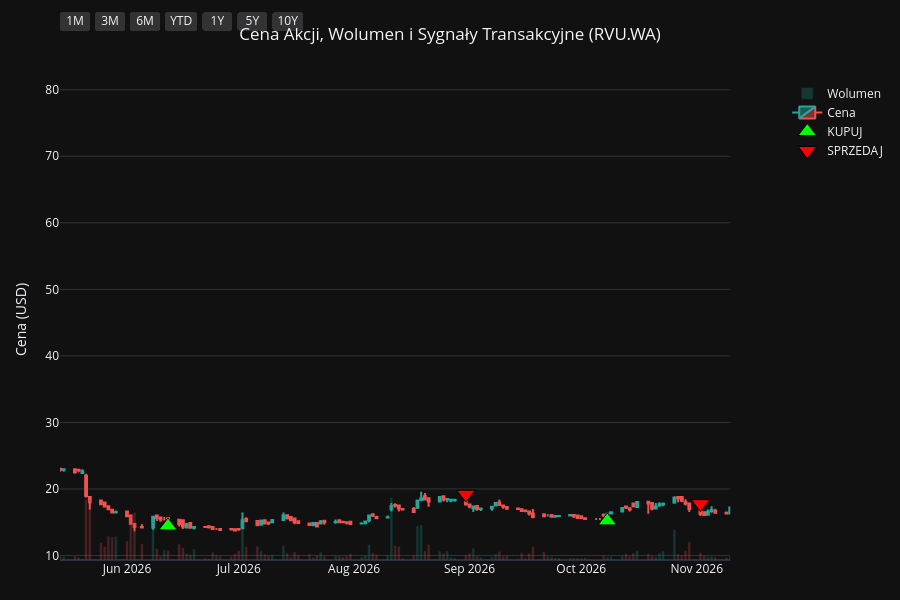
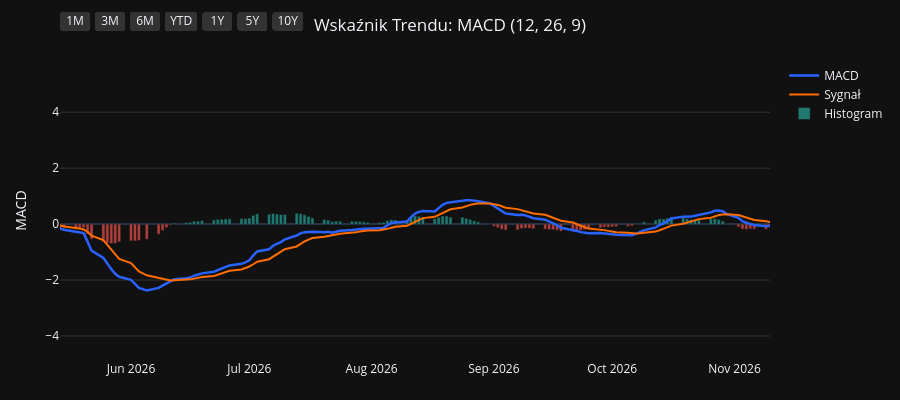
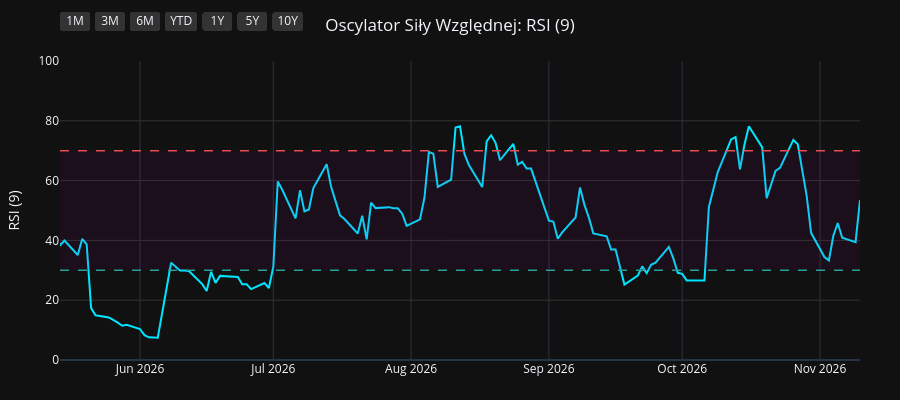
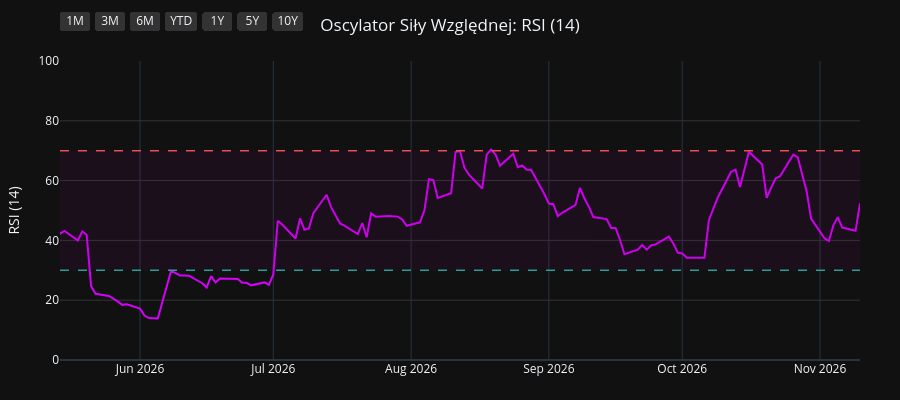

The cell these charts' notebook holds for them, in order:
### Code cell
import os
import yfinance as yf
import pandas as pd
import pandas_ta as ta
import plotly.graph_objects as go
from plotly.subplots import make_subplots

# 1. Pobranie i przygotowanie danych
symbol = os.environ.get("STOCK_TICKER", "").strip().upper()
if not symbol:
    raise RuntimeError("Set STOCK_TICKER before running price_extractor.ipynb")
df = yf.Ticker(symbol).history(period="10y")
df.index = df.index.tz_localize(None)

# Wskaźniki i sygnały
df.ta.macd(fast=12, slow=26, signal=9, append=True)
df.ta.rsi(length=9, append=True)
df.ta.rsi(length=14, append=True)
df.ta.rsi(length=21, append=True)
df.dropna(inplace=True)

macd = df['MACD_12_26_9']
signal = df['MACDs_12_26_9']
wczorajszy_macd = macd.shift(1)
wczorajszy_signal = signal.shift(1)

df['Decyzja'] = 'BRAK'
df.loc[(macd > signal) & (wczorajszy_macd <= wczorajszy_signal), 'Decyzja'] = 'KUPUJ'
df.loc[(macd < signal) & (wczorajszy_macd >= wczorajszy_signal), 'Decyzja'] = 'SPRZEDAJ'

df_kupuj = df[df['Decyzja'] == 'KUPUJ']
df_sprzedaj = df[df['Decyzja'] == 'SPRZEDAJ']
df_dywidendy = df[df['Dividends'] > 0]
df_splity = df[df['Stock Splits'] > 0]

# Wspólna konfiguracja osi X
konfiguracja_osi_x = dict(
    type="date",
    showspikes=True, spikemode="across", spikesnap="cursor", spikedash="dot", spikecolor="#ffffff", spikethickness=1, hoverformat="%Y-%m-%d",
    rangeselector=dict(
        buttons=list([
            dict(count=1, label="1M", step="month", stepmode="backward"),
            dict(count=3, label="3M", step="month", stepmode="backward"),
            dict(count=6, label="6M", step="month", stepmode="backward"),
            dict(count=1, label="YTD", step="year", stepmode="todate"),
            dict(count=1, label="1Y", step="year", stepmode="backward"),
            dict(count=5, label="5Y", step="year", stepmode="backward"),
            dict(step="all", label="10Y")
        ]),
        bgcolor="#333333", activecolor="#2962ff", x=0, y=1.1
    )
)

# ==========================================
# WYKRES 1: CENA + WOLUMEN + SYGNAŁY
# ==========================================
fig1 = make_subplots(specs=[[{"secondary_y": True}]])

kolory_wolumenu = ['#26a69a' if row['Close'] >= row['Open'] else '#ef5350' for index, row in df.iterrows()]
fig1.add_trace(go.Bar(x=df.index, y=df['Volume'], marker_color=kolory_wolumenu, opacity=0.25, name='Wolumen'), secondary_y=True)
fig1.add_trace(go.Candlestick(x=df.index, open=df['Open'], high=df['High'], low=df['Low'], close=df['Close'], name='Cena', increasing_line_color='#26a69a', decreasing_line_color='#ef5350'), secondary_y=False)
fig1.add_trace(go.Scatter(x=df_kupuj.index, y=df_kupuj['Low'] * 0.95, customdata=df_kupuj[['Low', 'High']], mode='markers', marker=dict(symbol='triangle-up', size=16, color='#00ff00', line=dict(width=1, color='black')), name='KUPUJ', hovertemplate='KUPUJ<br>Najniższa: %{customdata[0]:.2f}<br>Najwyższa: %{customdata[1]:.2f}<extra></extra>'), secondary_y=False)
fig1.add_trace(go.Scatter(x=df_sprzedaj.index, y=df_sprzedaj['High'] * 1.05, customdata=df_sprzedaj[['Low', 'High']], mode='markers', marker=dict(symbol='triangle-down', size=16, color='#ff0000', line=dict(width=1, color='black')), name='SPRZEDAJ', hovertemplate='SPRZEDAJ<br>Najniższa: %{customdata[0]:.2f}<br>Najwyższa: %{customdata[1]:.2f}<extra></extra>'), secondary_y=False)

if not df_dywidendy.empty:
    fig1.add_trace(go.Scatter(x=df_dywidendy.index, y=df_dywidendy['Low'] * 0.90, mode='markers+text', marker=dict(symbol='circle', size=12, color='#29b6f6', line=dict(width=1, color='white')), text=df_dywidendy['Dividends'].apply(lambda x: f"{x}$"), textposition="bottom center", name='Dywidenda', showlegend=False, hovertemplate='Dywidenda: %{text}<extra></extra>', textfont=dict(color="#29b6f6")), secondary_y=False)
if not df_splity.empty:
                    fig1.add_trace(go.Scatter(x=df_splity.index, y=df_splity['High'], mode='markers+text', marker=dict(symbol='star', size=16, color='#ffee58', line=dict(width=1, color='black')), text=df_splity['Stock Splits'].apply(lambda x: f"{x:g}:1" if x >= 1 else f"1:{1 / x:g}"), textposition="top center", name='Split', hovertemplate='%{text}<extra></extra>', textfont=dict(color="#ffee58")), secondary_y=False)

fig1.update_layout(title=dict(text=f"Cena Akcji, Wolumen i Sygnały Transakcyjne ({symbol})", x=0.5, xanchor='center'), dragmode='pan', xaxis_rangeslider_visible=False, template='plotly_dark', height=600, hovermode='x unified', margin=dict(l=60, r=40, t=60, b=40))
fig1.update_xaxes(**konfiguracja_osi_x)
fig1.update_xaxes(range=[df.index.max() - pd.Timedelta(days=180), df.index.max()])
fig1.update_yaxes(title_text="Cena (USD)", secondary_y=False, gridcolor='#333333')
fig1.update_yaxes(range=[0, df['Volume'].max() * 4], showgrid=False, showticklabels=False, secondary_y=True)
fig1.show(config={'scrollZoom': True})

# ==========================================
# WYKRES 2: WSKAŹNIK MACD
# ==========================================
fig2 = go.Figure()
fig2.add_trace(go.Scatter(x=df.index, y=df['MACD_12_26_9'], line=dict(color='#2962ff', width=2.5), name='MACD'))
fig2.add_trace(go.Scatter(x=df.index, y=df['MACDs_12_26_9'], line=dict(color='#ff6d00', width=2), name='Sygnał'))
kolory_macd = ['#26a69a' if val >= 0 else '#ef5350' for val in df['MACDh_12_26_9']]
fig2.add_trace(go.Bar(x=df.index, y=df['MACDh_12_26_9'], marker_color=kolory_macd, name='Histogram', opacity=0.7))
fig2.update_layout(title=dict(text="Wskaźnik Trendu: MACD (12, 26, 9)", x=0.5, xanchor='center'), dragmode='pan', xaxis_rangeslider_visible=False, template='plotly_dark', height=400, hovermode='x unified', margin=dict(l=60, r=40, t=60, b=40))
fig2.update_xaxes(**konfiguracja_osi_x)
fig2.update_xaxes(range=[df.index.max() - pd.Timedelta(days=180), df.index.max()])
fig2.update_yaxes(title_text="MACD", gridcolor='#333333')
fig2.show(config={'scrollZoom': True})

# ==========================================
# WYKRES 3: OSCYLATOR RSI (9)
# ==========================================
fig3 = go.Figure()
fig3.add_trace(go.Scatter(x=df.index, y=df['RSI_9'], line=dict(color='#00e5ff', width=2), name='RSI (9)'))
fig3.add_hline(y=70, line_dash="dash", line_color="#ef5350", line_width=1.5)
fig3.add_hline(y=30, line_dash="dash", line_color="#26a69a", line_width=1.5)
fig3.add_hrect(y0=30, y1=70, line_width=0, fillcolor="purple", opacity=0.1)
fig3.update_layout(title=dict(text="Oscylator Siły Względnej: RSI (9)", x=0.5, xanchor='center'), dragmode='pan', xaxis_rangeslider_visible=False, template='plotly_dark', height=400, hovermode='x unified', margin=dict(l=60, r=40, t=60, b=40))
fig3.update_xaxes(**konfiguracja_osi_x)
fig3.update_xaxes(range=[df.index.max() - pd.Timedelta(days=180), df.index.max()])
fig3.update_yaxes(title_text="RSI (9)", range=[0, 100], gridcolor='#333333')
fig3.show(config={'scrollZoom': True})

# ==========================================
# WYKRES 4: OSCYLATOR RSI (14)
# ==========================================
fig4 = go.Figure()
fig4.add_trace(go.Scatter(x=df.index, y=df['RSI_14'], line=dict(color='#d500f9', width=2), name='RSI (14)'))
fig4.add_hline(y=70, line_dash="dash", line_color="#ef5350", line_width=1.5)
fig4.add_hline(y=30, line_dash="dash", line_color="#26a69a", line_width=1.5)
fig4.add_hrect(y0=30, y1=70, line_width=0, fillcolor="purple", opacity=0.1)
fig4.update_layout(title=dict(text="Oscylator Siły Względnej: RSI (14)", x=0.5, xanchor='center'), dragmode='pan', xaxis_rangeslider_visible=False, template='plotly_dark', height=400, hovermode='x unified', margin=dict(l=60, r=40, t=60, b=40))
fig4.update_xaxes(**konfiguracja_osi_x)
fig4.update_xaxes(range=[df.index.max() - pd.Timedelta(days=180), df.index.max()])
fig4.update_yaxes(title_text="RSI (14)", range=[0, 100], gridcolor='#333333')
fig4.show(config={'scrollZoom': True})

# ==========================================
# WYKRES 5: OSCYLATOR RSI (21)
# ==========================================
fig5 = go.Figure()
fig5.add_trace(go.Scatter(x=df.index, y=df['RSI_21'], line=dict(color='#64dd17', width=2), name='RSI (21)'))
fig5.add_hline(y=70, line_dash="dash", line_color="#ef5350", line_width=1.5)
fig5.add_hline(y=30, line_dash="dash", line_color="#26a69a", line_width=1.5)
fig5.add_hrect(y0=30, y1=70, line_width=0, fillcolor="purple", opacity=0.1)
fig5.update_layout(title=dict(text="Oscylator Siły Względnej: RSI (21)", x=0.5, xanchor='center'), dragmode='pan', xaxis_rangeslider_visible=False, template='plotly_dark', height=400, hovermode='x unified', margin=dict(l=60, r=40, t=60, b=40))
fig5.update_xaxes(**konfiguracja_osi_x)
fig5.update_xaxes(range=[df.index.max() - pd.Timedelta(days=180), df.index.max()])
fig5.update_yaxes(title_text="RSI (21)", range=[0, 100], gridcolor='#333333')
fig5.show(config={'scrollZoom': True})

### Figure 1 — Plotly figure (JSON) as saved in the notebook; plotly's stock layout.template omitted (floating-point values rounded to 4 significant figures; data arrays with more than 128 entries replaced by an {"elided": "..."} marker saying what was removed)
{"data": [{"marker": {"color": {"elided": "2506 str values"}}, "name": "Wolumen", "opacity": 0.25, "type": "bar", "x": {"elided": "2506 str values"}, "xaxis": "x", "y": {"elided": "2506 int values"}, "yaxis": "y2"}, {"close": {"elided": "2506 float values"}, "decreasing": {"line": {"color": "#ef5350"}}, "high": {"elided": "2506 float values"}, "increasing": {"line": {"color": "#26a69a"}}, "low": {"elided": "2506 float values"}, "name": "Cena", "open": {"elided": "2506 float values"}, "type": "candlestick", "x": {"elided": "2506 str values"}, "xaxis": "x", "yaxis": "y"}, {"customdata": {"elided": "81x2 float values"}, "hovertemplate": "KUPUJ<br>Najniższa: %{customdata[0]:.2f}<br>Najwyższa: %{customdata[1]:.2f}<extra></extra>", "marker": {"color": "#00ff00", "line": {"color": "black", "width": 1}, "size": 16, "symbol": "triangle-up"}, "mode": "markers", "name": "KUPUJ", "type": "scatter", "x": ["2017-01-23T00:00:00", "2017-03-17T00:00:00", "2017-04-21T00:00:00", "2017-06-05T00:00:00", "2017-08-10T00:00:00", "2017-08-24T00:00:00", "2017-11-06T00:00:00", "2017-12-29T00:00:00", "2018-01-08T00:00:00", "2018-02-15T00:00:00", "2018-03-28T00:00:00", "2018-04-17T00:00:00", "2018-06-04T00:00:00", "2018-06-28T00:00:00", "2018-07-23T00:00:00", "2018-08-30T00:00:00", "2018-09-19T00:00:00", "2018-12-07T00:00:00", "2019-01-16T00:00:00", "2019-03-12T00:00:00", "2019-06-18T00:00:00", "2019-09-02T00:00:00", "2019-12-04T00:00:00", "2020-01-02T00:00:00", "2020-03-24T00:00:00", "2020-05-29T00:00:00", "2020-06-19T00:00:00", "2020-07-28T00:00:00", "2020-09-11T00:00:00", "2020-09-30T00:00:00", "2020-10-13T00:00:00", "2020-11-06T00:00:00", "2020-12-23T00:00:00", "2021-02-15T00:00:00", "2021-03-03T00:00:00", "2021-03-09T00:00:00", "2021-05-13T00:00:00", "2021-06-28T00:00:00", "2021-08-11T00:00:00", "2021-09-21T00:00:00", "2021-10-25T00:00:00", "2021-12-02T00:00:00", "2021-12-30T00:00:00", "2022-02-08T00:00:00", "2022-03-03T00:00:00", "2022-03-10T00:00:00", "2022-05-25T00:00:00", "2022-06-29T00:00:00", "2022-08-05T00:00:00", "2022-09-16T00:00:00", "2022-09-28T00:00:00", "2022-11-28T00:00:00", "2023-01-12T00:00:00", "2023-02-16T00:00:00", "2023-05-10T00:00:00", "2023-06-09T00:00:00", "2023-08-30T00:00:00", "2023-10-17T00:00:00", "2023-11-20T00:00:00", "2024-01-19T00:00:00", "2024-02-01T00:00:00", "2024-05-07T00:00:00", "2024-07-09T00:00:00", "2024-07-22T00:00:00", "2024-08-08T00:00:00", "2024-08-30T00:00:00", "2024-09-11T00:00:00", "2024-11-13T00:00:00", "2025-01-28T00:00:00", "2025-02-04T00:00:00", "2025-03-17T00:00:00", "2025-05-12T00:00:00", "2025-06-25T00:00:00", "2025-09-11T00:00:00", "2025-09-29T00:00:00", "2025-11-13T00:00:00", "2026-01-05T00:00:00", "2026-02-17T00:00:00", "2026-04-01T00:00:00", "2026-06-12T00:00:00", "2026-10-08T00:00:00"], "xaxis": "x", "y": [18.42, 21.92, 37.72, 37.72, 32.55, 29.15, 26.33, 34.44, 35.69, 37.82, 36.63, 36.94, 34.69, 33.37, 34.75, 34.44, 31.93, 29.43, 32.5, 35.0, 35.06, 35.69, 41.23, 42.75, 34.2, 57.19, 63.65, 65.55, 57.0, 56.05, 56.24, 49.78, 44.08, 48.07, 47.5, 47.69, 47.02, 56.05, 53.29, 56.33, 53.77, 59.28, 57.95, 50.73, 42.27, 41.99, 29.07, 21.23, 35.62, 31.49, 30.88, 39.28, 53.58, 52.25, 52.44, 55.96, 54.24, 62.51, 54.15, 53.29, 52.25, 48.45, 47.97, 46.79, 47.69, 49.31, 48.64, 40.99, 28.17, 25.37, 18.9, 32.02, 29.07, 26.65, 25.55, 22.94, 25.7, 23.65, 21.14, 14.44, 15.2], "yaxis": "y"}, {"customdata": {"elided": "82x2 float values"}, "hovertemplate": "SPRZEDAJ<br>Najniższa: %{customdata[0]:.2f}<br>Najwyższa: %{customdata[1]:.2f}<extra></extra>", "marker": {"color": "#ff0000", "line": {"color": "black", "width": 1}, "size": 16, "symbol": "triangle-down"}, "mode": "markers", "name": "SPRZEDAJ", "type": "scatter", "x": ["2017-01-12T00:00:00", "2017-02-08T00:00:00", "2017-04-10T00:00:00", "2017-04-25T00:00:00", "2017-06-22T00:00:00", "2017-08-21T00:00:00", "2017-10-09T00:00:00", "2017-12-12T00:00:00", "2018-01-04T00:00:00", "2018-01-17T00:00:00", "2018-03-02T00:00:00", "2018-04-09T00:00:00", "2018-05-08T00:00:00", "2018-06-15T00:00:00", "2018-07-13T00:00:00", "2018-08-09T00:00:00", "2018-09-03T00:00:00", "2018-10-16T00:00:00", "2019-01-09T00:00:00", "2019-02-11T00:00:00", "2019-04-18T00:00:00", "2019-08-06T00:00:00", "2019-10-28T00:00:00", "2019-12-30T00:00:00", "2020-01-24T00:00:00", "2020-05-11T00:00:00", "2020-06-12T00:00:00", "2020-06-30T00:00:00", "2020-08-06T00:00:00", "2020-09-29T00:00:00", "2020-10-09T00:00:00", "2020-10-21T00:00:00", "2020-12-03T00:00:00", "2021-01-25T00:00:00", "2021-02-18T00:00:00", "2021-03-08T00:00:00", "2021-04-12T00:00:00", "2021-06-18T00:00:00", "2021-07-09T00:00:00", "2021-09-03T00:00:00", "2021-09-28T00:00:00", "2021-11-19T00:00:00", "2021-12-08T00:00:00", "2022-01-14T00:00:00", "2022-02-15T00:00:00", "2022-03-04T00:00:00", "2022-04-11T00:00:00", "2022-06-14T00:00:00", "2022-07-29T00:00:00", "2022-08-19T00:00:00", "2022-09-23T00:00:00", "2022-11-15T00:00:00", "2022-12-16T00:00:00", "2023-01-24T00:00:00", "2023-03-10T00:00:00", "2023-05-30T00:00:00", "2023-06-27T00:00:00", "2023-09-27T00:00:00", "2023-10-24T00:00:00", "2023-12-27T00:00:00", "2024-01-29T00:00:00", "2024-02-22T00:00:00", "2024-06-07T00:00:00", "2024-07-18T00:00:00", "2024-08-06T00:00:00", "2024-08-26T00:00:00", "2024-09-04T00:00:00", "2024-09-26T00:00:00", "2024-12-12T00:00:00", "2025-01-31T00:00:00", "2025-02-25T00:00:00", "2025-05-08T00:00:00", "2025-05-14T00:00:00", "2025-07-09T00:00:00", "2025-09-26T00:00:00", "2025-10-13T00:00:00", "2025-12-11T00:00:00", "2026-01-19T00:00:00", "2026-03-11T00:00:00", "2026-04-27T00:00:00", "2026-08-31T00:00:00", "2026-11-02T00:00:00"], "xaxis": "x", "y": [19.58, 23.46, 38.06, 42.48, 46.37, 35.16, 34.6, 37.37, 40.14, 41.52, 42.15, 41.04, 40.62, 38.41, 37.99, 40.14, 39.1, 38.27, 36.33, 39.93, 44.84, 42.49, 51.45, 47.35, 52.92, 61.53, 66.15, 75.39, 74.76, 61.95, 63.0, 66.15, 54.18, 58.8, 53.55, 53.55, 56.7, 60.27, 66.89, 63.0, 62.26, 63.95, 64.05, 65.0, 54.6, 48.25, 47.93, 28.35, 35.6, 42.0, 34.6, 43.47, 59.22, 61.11, 64.89, 61.32, 63.42, 66.78, 70.25, 63.84, 57.85, 62.05, 57.23, 51.98, 53.55, 54.6, 54.81, 57.75, 52.5, 30.24, 27.25, 34.12, 36.54, 32.55, 28.77, 27.98, 28.35, 29.35, 26.99, 25.2, 19.21, 17.79], "yaxis": "y"}], "layout": {"dragmode": "pan", "height": 600, "hovermode": "x unified", "margin": {"b": 40, "l": 60, "r": 40, "t": 60}, "title": {"text": "Cena Akcji, Wolumen i Sygnały Transakcyjne (RVU.WA)", "x": 0.5, "xanchor": "center"}, "xaxis": {"anchor": "y", "domain": [0.0, 0.94], "hoverformat": "%Y-%m-%d", "range": ["2026-05-14T00:00:00", "2026-11-10T00:00:00"], "rangeselector": {"activecolor": "#2962ff", "bgcolor": "#333333", "buttons": [{"count": 1, "label": "1M", "step": "month", "stepmode": "backward"}, {"count": 3, "label": "3M", "step": "month", "stepmode": "backward"}, {"count": 6, "label": "6M", "step": "month", "stepmode": "backward"}, {"count": 1, "label": "YTD", "step": "year", "stepmode": "todate"}, {"count": 1, "label": "1Y", "step": "year", "stepmode": "backward"}, {"count": 5, "label": "5Y", "step": "year", "stepmode": "backward"}, {"label": "10Y", "step": "all"}], "x": 0, "y": 1.1}, "rangeslider": {"visible": false}, "showspikes": true, "spikecolor": "#ffffff", "spikedash": "dot", "spikemode": "across", "spikesnap": "cursor", "spikethickness": 1, "type": "date"}, "yaxis": {"anchor": "x", "domain": [0.0, 1.0], "gridcolor": "#333333", "title": {"text": "Cena (USD)"}}, "yaxis2": {"anchor": "x", "overlaying": "y", "range": [0, 1977624], "showgrid": false, "showticklabels": false, "side": "right"}}}

### Figure 2 — Plotly figure (JSON) as saved in the notebook; plotly's stock layout.template omitted (floating-point values rounded to 4 significant figures; data arrays with more than 128 entries replaced by an {"elided": "..."} marker saying what was removed)
{"data": [{"line": {"color": "#2962ff", "width": 2.5}, "name": "MACD", "type": "scatter", "x": {"elided": "2506 str values"}, "y": {"elided": "2506 float values"}}, {"line": {"color": "#ff6d00", "width": 2}, "name": "Sygnał", "type": "scatter", "x": {"elided": "2506 str values"}, "y": {"elided": "2506 float values"}}, {"marker": {"color": {"elided": "2506 str values"}}, "name": "Histogram", "opacity": 0.7, "type": "bar", "x": {"elided": "2506 str values"}, "y": {"elided": "2506 float values"}}], "layout": {"dragmode": "pan", "height": 400, "hovermode": "x unified", "margin": {"b": 40, "l": 60, "r": 40, "t": 60}, "title": {"text": "Wskaźnik Trendu: MACD (12, 26, 9)", "x": 0.5, "xanchor": "center"}, "xaxis": {"hoverformat": "%Y-%m-%d", "range": ["2026-05-14T00:00:00", "2026-11-10T00:00:00"], "rangeselector": {"activecolor": "#2962ff", "bgcolor": "#333333", "buttons": [{"count": 1, "label": "1M", "step": "month", "stepmode": "backward"}, {"count": 3, "label": "3M", "step": "month", "stepmode": "backward"}, {"count": 6, "label": "6M", "step": "month", "stepmode": "backward"}, {"count": 1, "label": "YTD", "step": "year", "stepmode": "todate"}, {"count": 1, "label": "1Y", "step": "year", "stepmode": "backward"}, {"count": 5, "label": "5Y", "step": "year", "stepmode": "backward"}, {"label": "10Y", "step": "all"}], "x": 0, "y": 1.1}, "rangeslider": {"visible": false}, "showspikes": true, "spikecolor": "#ffffff", "spikedash": "dot", "spikemode": "across", "spikesnap": "cursor", "spikethickness": 1, "type": "date"}, "yaxis": {"gridcolor": "#333333", "title": {"text": "MACD"}}}}

### Figure 3 — Plotly figure (JSON) as saved in the notebook; plotly's stock layout.template omitted (floating-point values rounded to 4 significant figures; data arrays with more than 128 entries replaced by an {"elided": "..."} marker saying what was removed)
{"data": [{"line": {"color": "#00e5ff", "width": 2}, "name": "RSI (9)", "type": "scatter", "x": {"elided": "2506 str values"}, "y": {"elided": "2506 float values"}}], "layout": {"dragmode": "pan", "height": 400, "hovermode": "x unified", "margin": {"b": 40, "l": 60, "r": 40, "t": 60}, "shapes": [{"line": {"color": "#ef5350", "dash": "dash", "width": 1.5}, "type": "line", "x0": 0, "x1": 1, "xref": "x domain", "y0": 70, "y1": 70, "yref": "y"}, {"line": {"color": "#26a69a", "dash": "dash", "width": 1.5}, "type": "line", "x0": 0, "x1": 1, "xref": "x domain", "y0": 30, "y1": 30, "yref": "y"}, {"fillcolor": "purple", "line": {"width": 0}, "opacity": 0.1, "type": "rect", "x0": 0, "x1": 1, "xref": "x domain", "y0": 30, "y1": 70, "yref": "y"}], "title": {"text": "Oscylator Siły Względnej: RSI (9)", "x": 0.5, "xanchor": "center"}, "xaxis": {"hoverformat": "%Y-%m-%d", "range": ["2026-05-14T00:00:00", "2026-11-10T00:00:00"], "rangeselector": {"activecolor": "#2962ff", "bgcolor": "#333333", "buttons": [{"count": 1, "label": "1M", "step": "month", "stepmode": "backward"}, {"count": 3, "label": "3M", "step": "month", "stepmode": "backward"}, {"count": 6, "label": "6M", "step": "month", "stepmode": "backward"}, {"count": 1, "label": "YTD", "step": "year", "stepmode": "todate"}, {"count": 1, "label": "1Y", "step": "year", "stepmode": "backward"}, {"count": 5, "label": "5Y", "step": "year", "stepmode": "backward"}, {"label": "10Y", "step": "all"}], "x": 0, "y": 1.1}, "rangeslider": {"visible": false}, "showspikes": true, "spikecolor": "#ffffff", "spikedash": "dot", "spikemode": "across", "spikesnap": "cursor", "spikethickness": 1, "type": "date"}, "yaxis": {"gridcolor": "#333333", "range": [0, 100], "title": {"text": "RSI (9)"}}}}

### Figure 4 — Plotly figure (JSON) as saved in the notebook; plotly's stock layout.template omitted (floating-point values rounded to 4 significant figures; data arrays with more than 128 entries replaced by an {"elided": "..."} marker saying what was removed)
{"data": [{"line": {"color": "#d500f9", "width": 2}, "name": "RSI (14)", "type": "scatter", "x": {"elided": "2506 str values"}, "y": {"elided": "2506 float values"}}], "layout": {"dragmode": "pan", "height": 400, "hovermode": "x unified", "margin": {"b": 40, "l": 60, "r": 40, "t": 60}, "shapes": [{"line": {"color": "#ef5350", "dash": "dash", "width": 1.5}, "type": "line", "x0": 0, "x1": 1, "xref": "x domain", "y0": 70, "y1": 70, "yref": "y"}, {"line": {"color": "#26a69a", "dash": "dash", "width": 1.5}, "type": "line", "x0": 0, "x1": 1, "xref": "x domain", "y0": 30, "y1": 30, "yref": "y"}, {"fillcolor": "purple", "line": {"width": 0}, "opacity": 0.1, "type": "rect", "x0": 0, "x1": 1, "xref": "x domain", "y0": 30, "y1": 70, "yref": "y"}], "title": {"text": "Oscylator Siły Względnej: RSI (14)", "x": 0.5, "xanchor": "center"}, "xaxis": {"hoverformat": "%Y-%m-%d", "range": ["2026-05-14T00:00:00", "2026-11-10T00:00:00"], "rangeselector": {"activecolor": "#2962ff", "bgcolor": "#333333", "buttons": [{"count": 1, "label": "1M", "step": "month", "stepmode": "backward"}, {"count": 3, "label": "3M", "step": "month", "stepmode": "backward"}, {"count": 6, "label": "6M", "step": "month", "stepmode": "backward"}, {"count": 1, "label": "YTD", "step": "year", "stepmode": "todate"}, {"count": 1, "label": "1Y", "step": "year", "stepmode": "backward"}, {"count": 5, "label": "5Y", "step": "year", "stepmode": "backward"}, {"label": "10Y", "step": "all"}], "x": 0, "y": 1.1}, "rangeslider": {"visible": false}, "showspikes": true, "spikecolor": "#ffffff", "spikedash": "dot", "spikemode": "across", "spikesnap": "cursor", "spikethickness": 1, "type": "date"}, "yaxis": {"gridcolor": "#333333", "range": [0, 100], "title": {"text": "RSI (14)"}}}}
